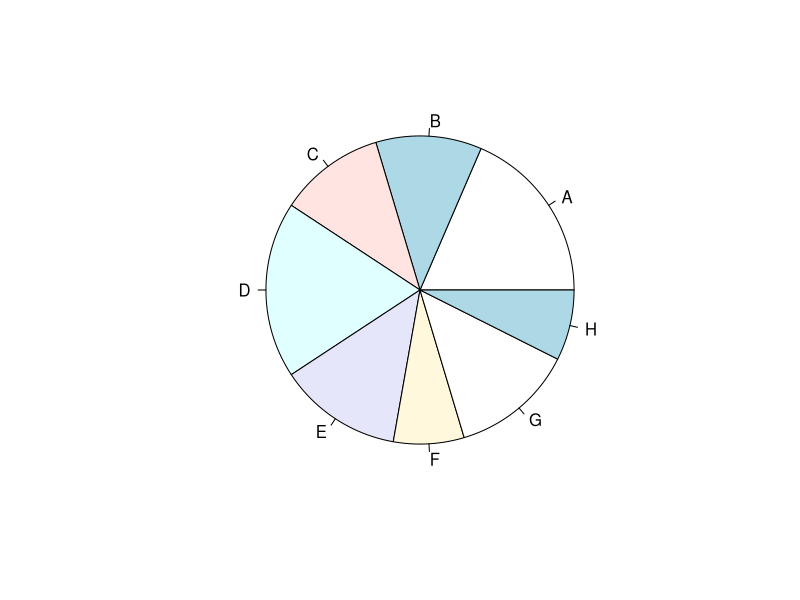
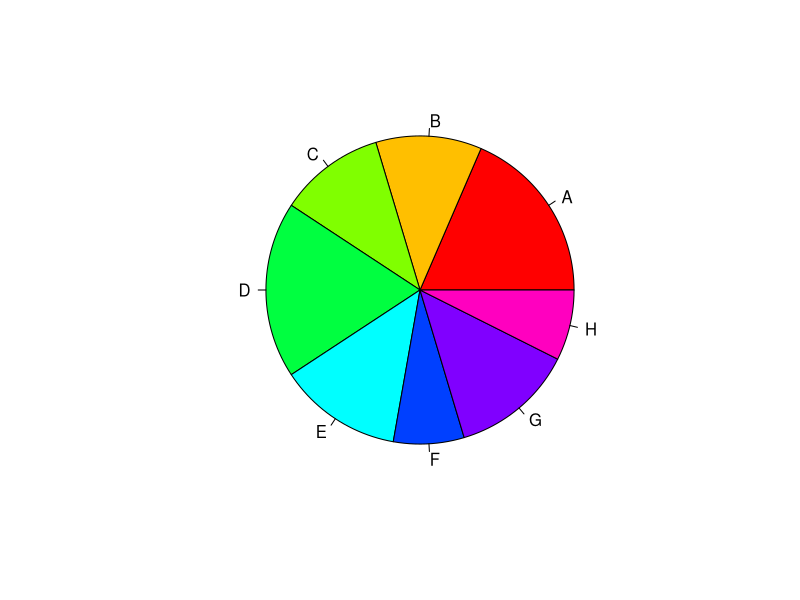

The R source for these figures, in order:
library(MASS)
print(paste("Data type:", class(painters)))
print(paste("Nrows:",nrow(painters),"NCol:",ncol(painters)))
print("school table")
x <- table(painters$School)
print(x)

pie(x)

pie(x,col=rainbow(length(x)))
